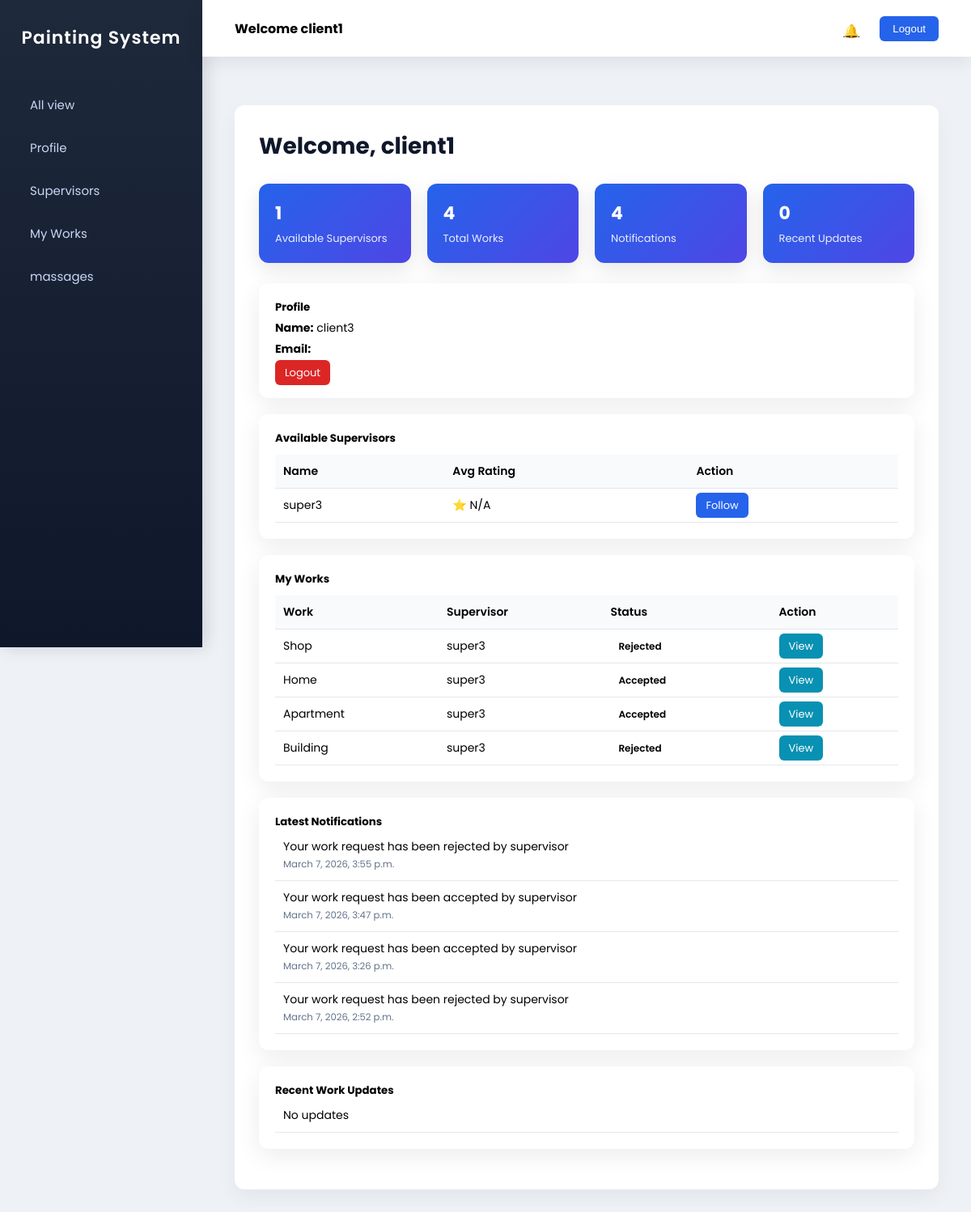
The app's page /client_dashboard (signed in), older data.
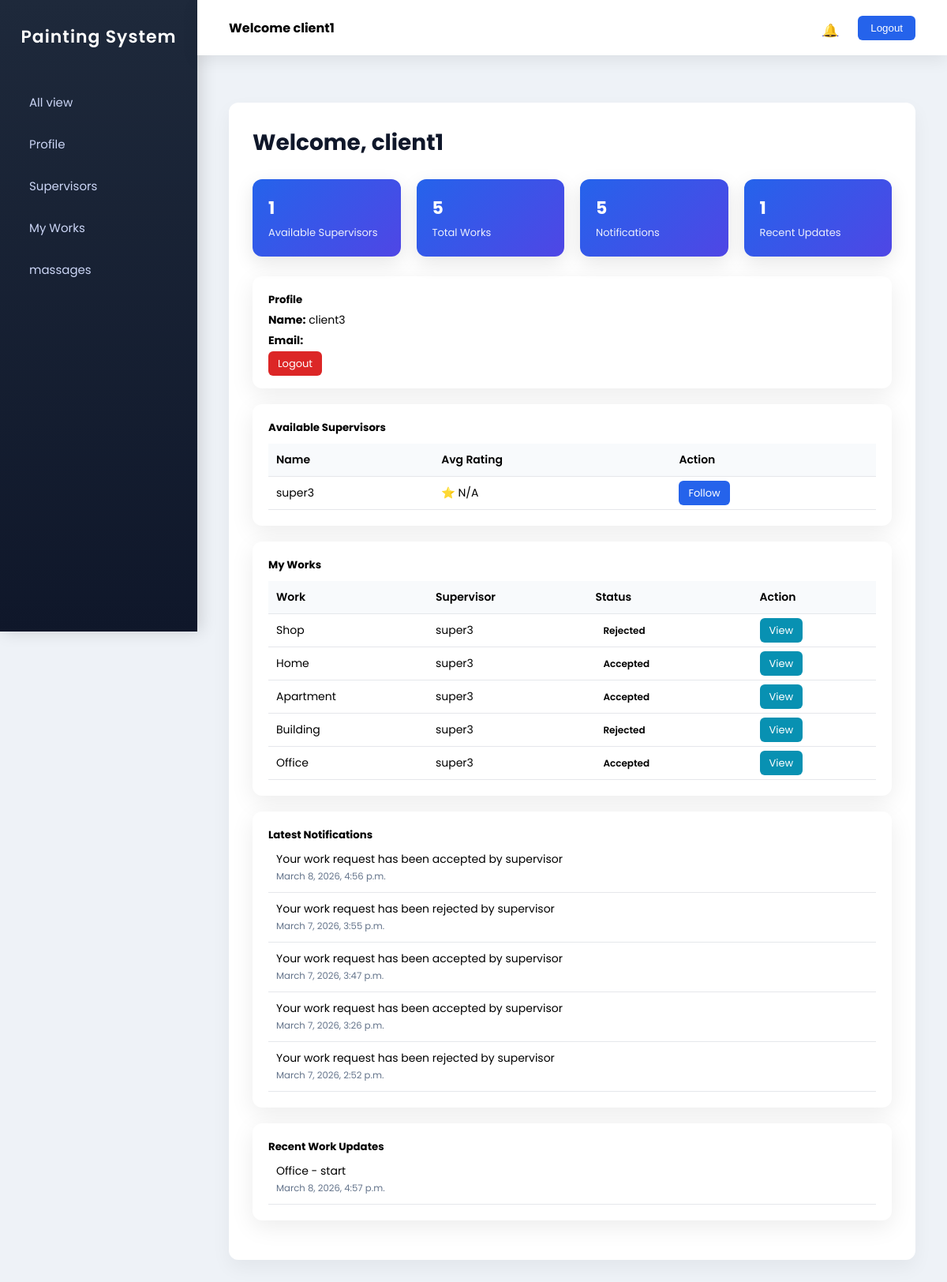
The same page, newer data.
### brush_track_app/models.py (models this page shows, shortened)
class Supervisor(models.Model):
    supervisor_details = models.OneToOneField("Login", on_delete=models.DO_NOTHING)
    name = models.CharField(max_length=100)
    email = models.EmailField()
    phone = models.IntegerField()
    address = models.TextField(max_length=50)
    document = models.FileField(upload_to='documents/')
    id_proof = models.FileField(upload_to='documents/')
    experience_years = models.IntegerField()
    is_active = models.BooleanField(default=True)

class Work(models.Model):
    client = models.ForeignKey("Client", on_delete=models.CASCADE)
    supervisor = models.ForeignKey("Supervisor", on_delete=models.CASCADE)
    location = models.CharField(max_length=250)
    WORK_TYPE_CHOICES = [
        ("Home", "Home"),
        ("Office", "Office"),
        ("Building", "Building"),
        ("Shop", "Shop"),
        ("Apartment", "Apartment"),
    ]
    work_type = models.CharField(
        max_length=50,
        choices=WORK_TYPE_CHOICES
    )
    square_feet = models.IntegerField(null=True, blank=True)
    paint_type = models.CharField(max_length=100, null=True, blank=True)  # Interior / Exterior
    start_date = models.DateField(null=True, blank=True)
    expected_finish_date = models.DateField(null=True, blank=True)
    budget = models.DecimalField(max_digits=10, decimal_places=2, null=True, blank=True)
    status = models.CharField(
        max_length=50,
        choices=[
            ("Pending", "Pending"),
            ("Started", "Started"),
            ("Completed", "Completed"),
        ],
        default="Pending"
    )
    created_at = models.DateTimeField(auto_now_add=True)
    def __str__(self):
        return self.work_type

class Notification(models.Model):
    client = models.ForeignKey("Client", on_delete=models.CASCADE)
    supervisor = models.ForeignKey("Supervisor", on_delete=models.CASCADE)
    message= models.TextField()
    date_time = models.DateTimeField(auto_now_add=True)

class WorkStatusUpdate(models.Model):
    work = models.ForeignKey("Work", on_delete=models.CASCADE, related_name="status_updates")
    status = models.CharField(max_length=100)
    progress_percentage = models.IntegerField()
    message = models.TextField(blank=True)
    updated_at = models.DateTimeField(auto_now_add=True)

### brush_track_app/clientview.py (the view)
# urls.py: path('client_dashboard',clientview.client_dashboard,name='client_dashboard'),
def client_dashboard(request):
    client = Client.objects.get(client_details=request.user)
    client_prof = client
    supervisors = Supervisor.objects.all()
    for sup in supervisors:
        sup.avg_rating = Rating.objects.filter(supervisor=sup).aggregate(Avg("rating"))["rating__avg"]
    follow_requests = FollowRequest.objects.filter(client=client)
    my_works = Work.objects.filter(client=client)
    latest_updates = WorkStatusUpdate.objects.filter(work__in=my_works).order_by('-updated_at')[:5]
    notifications = Notification.objects.filter(client=client).order_by('-date_time')[:5]
    work_form = WorkRegister()
    rating_form = RatingRegister()
    context = {
        "profile": client_prof,
        "supervisors": supervisors,
        "follow_requests": follow_requests,
        "my_works": my_works,
        "latest_updates": latest_updates,
        "notifications": notifications,
        "work_form": work_form,
        "rating_form": rating_form,
    }
    return render(request, "client/client_dashboard.html", context)

### templates/client/client_dashboard.html (shortened to what this page needs)
{% extends "client/client.html" %}
{% block content %}
<div class="dashboard-title">
Welcome, {{ profile.client_details.username }}
</div>
<div class="stats">
<div class="stat-card">
<h4>{{ supervisors|length }}</h4>
<p>Available Supervisors</p>
</div>
<div class="stat-card">
<h4>{{ my_works|length }}</h4>
<p>Total Works</p>
</div>
<div class="stat-card">
<h4>{{ notifications|length }}</h4>
<p>Notifications</p>
</div>
<div class="stat-card">
<h4>{{ latest_updates|length }}</h4>
<p>Recent Updates</p>
</div>
</div>
<div class="row">
<div class="col-md-3">
<div class="dashboard-card profile-box">
<h5>Profile</h5>
<p><b>Name:</b> {{ profile.name }}</p>
<p><b>Email:</b> {{ profile.client_details.email }}</p>
<a href="{% url 'Log_out_client' %}" class="btn btn-danger">
Logout
</a>
</div>
</div>
<div class="col-md-9">
<div class="dashboard-card">
<h5>Available Supervisors</h5>
<table>
<thead>
<tr>
<th>Name</th>
<th>Avg Rating</th>
<th>Action</th>
</tr>
</thead>
<tbody>
{% for sup in supervisors %}
<tr>
<td>{{ sup.name }}</td>
<td>⭐ {{ sup.avg_rating|default:"N/A" }}</td>
<td>
<a href="{% url 'send_request' sup.id %}" class="btn btn-primary">
Follow
</a>
</td>
</tr>
{% empty %}
<tr>
<td colspan="3">No supervisors found</td>
</tr>
{% endfor %}
</tbody>
</table>
</div>
</div>
</div>
<div class="row">
<div class="col-md-6">
<div class="dashboard-card">
<h5>My Works</h5>
<table>
<thead>
<tr>
<th>Work</th>
<th>Supervisor</th>
<th>Status</th>
<th>Action</th>
</tr>
</thead>
<tbody>
{% for work in my_works %}
<tr>
<td>{{ work }}</td>
<td>{{ work.supervisor.name }}</td>
<td>
<span class="status {{ work.status }}">
{{ work.status }}
</span>
</td>
<td>
<a href="{% url 'work_status' work.id %}" class="btn btn-info">
View
</a>
</td>
</tr>
{% empty %}
<tr>
<td colspan="4">No works assigned</td>
</tr>
{% endfor %}
</tbody>
</table>
</div>
</div>
<div class="col-md-6">
<div class="dashboard-card">
<h5>Latest Notifications</h5>
<ul class="list">
{% for note in notifications %}
<li>
{{ note.message }}
<br>
<small>{{ note.date_time }}</small>
</li>
{% empty %}
<li>No notifications</li>
{% endfor %}
</ul>
</div>
<div class="dashboard-card">
<h5>Recent Work Updates</h5>
<ul class="list">
{% for update in latest_updates %}
<li>
{{ update.work }} - {{ update.status }}
<br>
<small>{{ update.updated_at }}</small>
</li>
{% empty %}
<li>No updates</li>
{% endfor %}
</ul>
</div>
</div>
</div>
{% endblock %}

Row changes from the older to the newer data that the page shows:
added Work: work_type "Office", supervisor.name "super3", status "Accepted"
added Notification: message "Your work request has been accepted by supervisor", date_time "March 8, 2026, 4:56 p.m."
added WorkStatusUpdate: work "Office", status "start", updated_at "March 8, 2026, 4:57 p.m."
Text that changed along with them:
{{ my_works|length }}: "4" → "5"
{{ notifications|length }}: "4" → "5"
{{ latest_updates|length }}: "0" → "1"
text no longer shown: "No updates"
